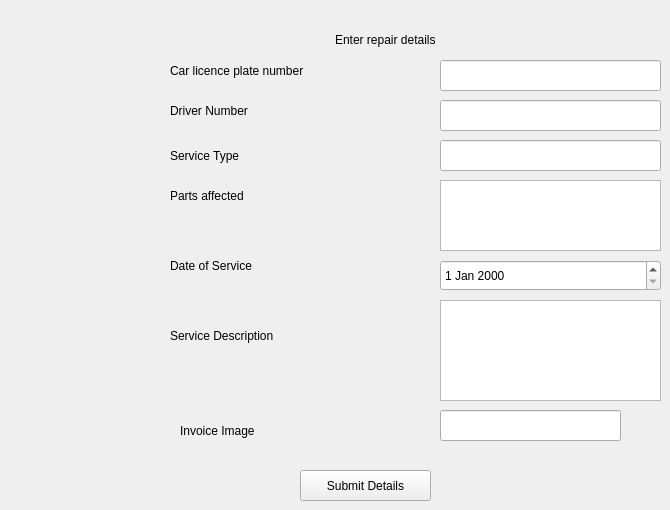
      <widget class="QWidget" name="page_3">
       <widget class="QLabel" name="label_17">
        <property name="geometry">
         <rect>
          <x>170</x>
          <y>140</y>
          <width>141</width>
          <height>31</height>
         </rect>
        </property>
        <property name="text">
         <string>Service Type</string>
        </property>
       </widget>
       <widget class="QLabel" name="label_18">
        <property name="geometry">
         <rect>
          <x>170</x>
          <y>180</y>
          <width>131</width>
          <height>31</height>
         </rect>
        </property>
        <property name="text">
         <string>Parts affected</string>
        </property>
       </widget>
       <widget class="QLabel" name="label_19">
        <property name="geometry">
         <rect>
          <x>170</x>
          <y>60</y>
          <width>171</width>
          <height>21</height>
         </rect>
        </property>
        <property name="text">
         <string>Car licence plate number</string>
        </property>
       </widget>
       <widget class="QLabel" name="label_20">
        <property name="geometry">
         <rect>
          <x>170</x>
          <y>250</y>
          <width>141</width>
          <height>31</height>
         </rect>
        </property>
        <property name="text">
         <string>Date of Service</string>
        </property>
       </widget>
       <widget class="QLabel" name="label_21">
        <property name="geometry">
         <rect>
          <x>335</x>
          <y>30</y>
          <width>131</width>
          <height>20</height>
         </rect>
        </property>
        <property name="text">
         <string>Enter repair details</string>
        </property>
       </widget>
       <widget class="QDateEdit" name="dateservice">
        <property name="geometry">
         <rect>
          <x>440</x>
          <y>260</y>
          <width>221</width>
          <height>31</height>
         </rect>
        </property>
       </widget>
       <widget class="QLabel" name="label_22">
        <property name="geometry">
         <rect>
          <x>170</x>
          <y>320</y>
          <width>141</width>
          <height>31</height>
         </rect>
        </property>
        <property name="text">
         <string>Service Description</string>
        </property>
       </widget>
       <widget class="QLabel" name="label_23">
        <property name="geometry">
         <rect>
          <x>170</x>
          <y>100</y>
          <width>131</width>
          <height>21</height>
         </rect>
        </property>
        <property name="text">
         <string>Driver Number</string>
        </property>
       </widget>
       <widget class="QTextEdit" name="servicedescription">
        <property name="geometry">
         <rect>
          <x>440</x>
          <y>300</y>
          <width>221</width>
          <height>101</height>
         </rect>
        </property>
       </widget>
       <widget class="QLabel" name="label_24">
        <property name="geometry">
         <rect>
          <x>180</x>
          <y>420</y>
          <width>131</width>
          <height>21</height>
         </rect>
        </property>
        <property name="text">
         <string>Invoice Image</string>
        </property>
       </widget>
       <widget class="QPushButton" name="submitservice">
        <property name="geometry">
         <rect>
          <x>300</x>
          <y>470</y>
          <width>131</width>
          <height>31</height>
         </rect>
        </property>
        <property name="text">
         <string>Submit Details</string>
        </property>
       </widget>
       <widget class="QLineEdit" name="numcarserv">
        <property name="geometry">
         <rect>
          <x>440</x>
          <y>60</y>
          <width>221</width>
          <height>31</height>
         </rect>
        </property>
       </widget>
       <widget class="QLineEdit" name="serviceinvoice">
        <property name="geometry">
         <rect>
          <x>440</x>
          <y>410</y>
          <width>181</width>
          <height>31</height>
         </rect>
        </property>
       </widget>
       <widget class="QTextEdit" name="partsservice">
        <property name="geometry">
         <rect>
          <x>440</x>
          <y>180</y>
          <width>221</width>
          <height>71</height>
         </rect>
        </property>
       </widget>
       <widget class="QLineEdit" name="drivernumserv">
        <property name="geometry">
         <rect>
          <x>440</x>
          <y>100</y>
          <width>221</width>
          <height>31</height>
         </rect>
        </property>
       </widget>
       <widget class="QLineEdit" name="servicetype">
        <property name="geometry">
         <rect>
          <x>440</x>
          <y>140</y>
          <width>221</width>
          <height>31</height>
         </rect>
        </property>
       </widget>
      </widget>
